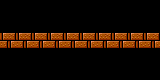

This is a level from a 2D game, rendered from its Tiled map with the project's own tilesets. A one-line summary and the complete map file follow:
An orthogonal 10x5 tile map with 16x16 px tiles, 1 tile layer (Tile Layer 1).

<map version="1.10" tiledversion="1.10.2" orientation="orthogonal" renderorder="right-down" width="10" height="5" tilewidth="16" tileheight="16" infinite="0" nextlayerid="2" nextobjectid="1">
 <tileset firstgid="1" name="tileset" tilewidth="16" tileheight="16" tilecount="1204" columns="43">
  <image source="../AS2_source/effects_UI_tiles/tileset.png" width="688" height="450" />
 </tileset>
 <layer id="1" name="Tile Layer 1" width="10" height="5">
  <data encoding="csv">
0,0,0,0,0,0,0,0,0,0,
0,0,0,0,0,0,0,0,0,0,
924,924,924,924,924,924,924,924,924,924,
0,0,0,0,0,0,0,0,0,0,
0,0,0,0,0,0,0,0,0,0
</data>
 </layer>
</map>
